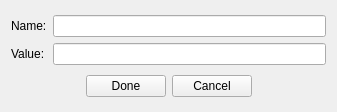
<?xml version="1.0" encoding="UTF-8"?>
<ui version="4.0">
 <class>VariableGui</class>
 <widget class="QWidget" name="VariableGui">
  <property name="windowModality">
   <enum>Qt::ApplicationModal</enum>
  </property>
  <property name="geometry">
   <rect>
    <x>0</x>
    <y>0</y>
    <width>337</width>
    <height>112</height>
   </rect>
  </property>
  <property name="windowTitle">
   <string>New Variable</string>
  </property>
  <layout class="QVBoxLayout" name="verticalLayout">
   <item>
    <layout class="QGridLayout" name="gridLayout">
     <item row="0" column="1">
      <widget class="QLineEdit" name="lineEdit"/>
     </item>
     <item row="0" column="0">
      <widget class="QLabel" name="label">
       <property name="text">
        <string>Name:</string>
       </property>
      </widget>
     </item>
     <item row="1" column="1">
      <widget class="QLineEdit" name="lineEdit_2"/>
     </item>
     <item row="1" column="0">
      <widget class="QLabel" name="label_2">
       <property name="text">
        <string>Value:</string>
       </property>
      </widget>
     </item>
    </layout>
   </item>
   <item>
    <layout class="QHBoxLayout" name="horizontalLayout">
     <item>
      <spacer name="horizontalSpacer_2">
       <property name="orientation">
        <enum>Qt::Horizontal</enum>
       </property>
       <property name="sizeHint" stdset="0">
        <size>
         <width>40</width>
         <height>20</height>
        </size>
       </property>
      </spacer>
     </item>
     <item>
      <widget class="QPushButton" name="btnDone">
       <property name="text">
        <string>Done</string>
       </property>
      </widget>
     </item>
     <item>
      <widget class="QPushButton" name="btnCancel">
       <property name="text">
        <string>Cancel</string>
       </property>
      </widget>
     </item>
     <item>
      <spacer name="horizontalSpacer">
       <property name="orientation">
        <enum>Qt::Horizontal</enum>
       </property>
       <property name="sizeHint" stdset="0">
        <size>
         <width>40</width>
         <height>20</height>
        </size>
       </property>
      </spacer>
     </item>
    </layout>
   </item>
  </layout>
 </widget>
 <resources/>
 <connections/>
</ui>
